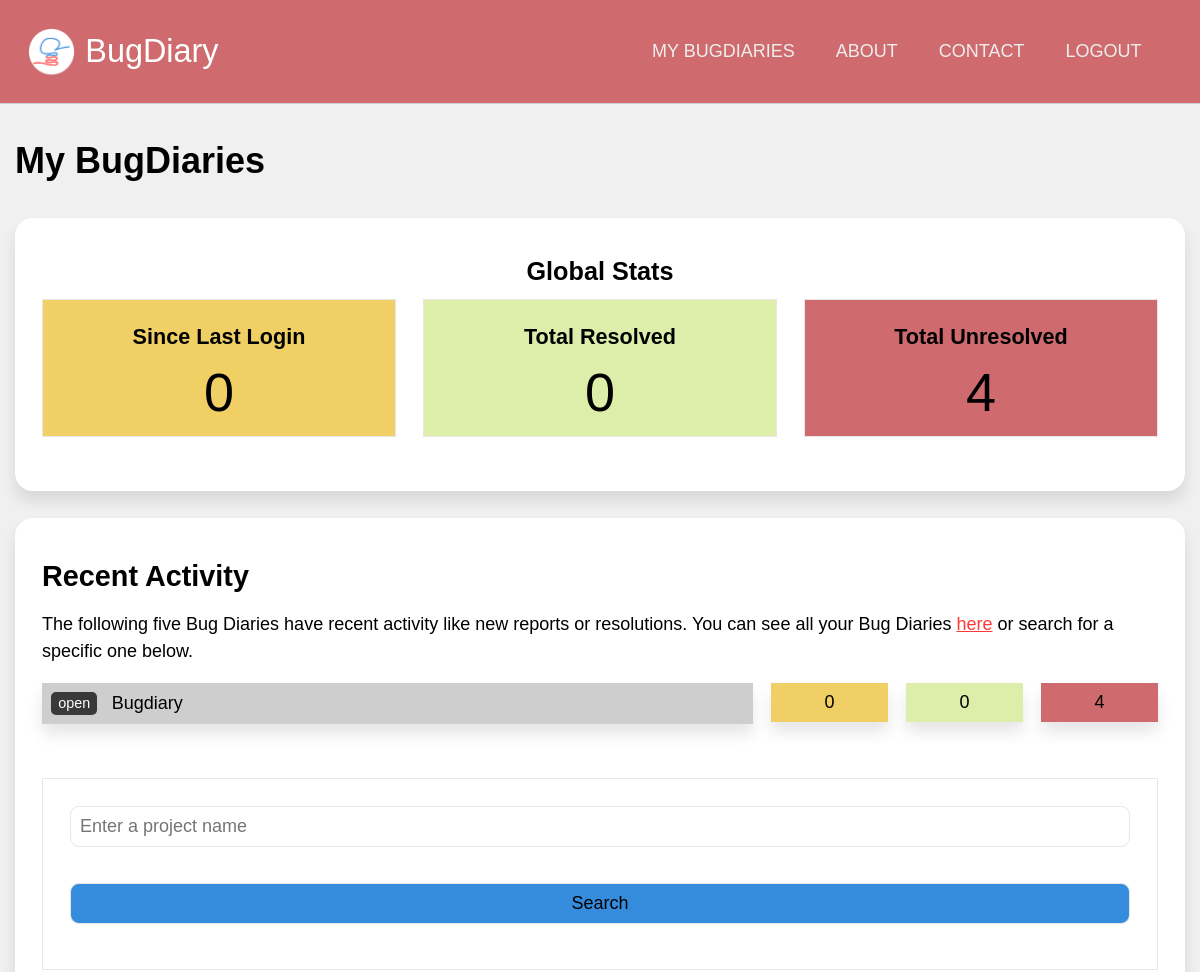
The page /users/dashboard (signed in, upper part) on the database as committed earlier.
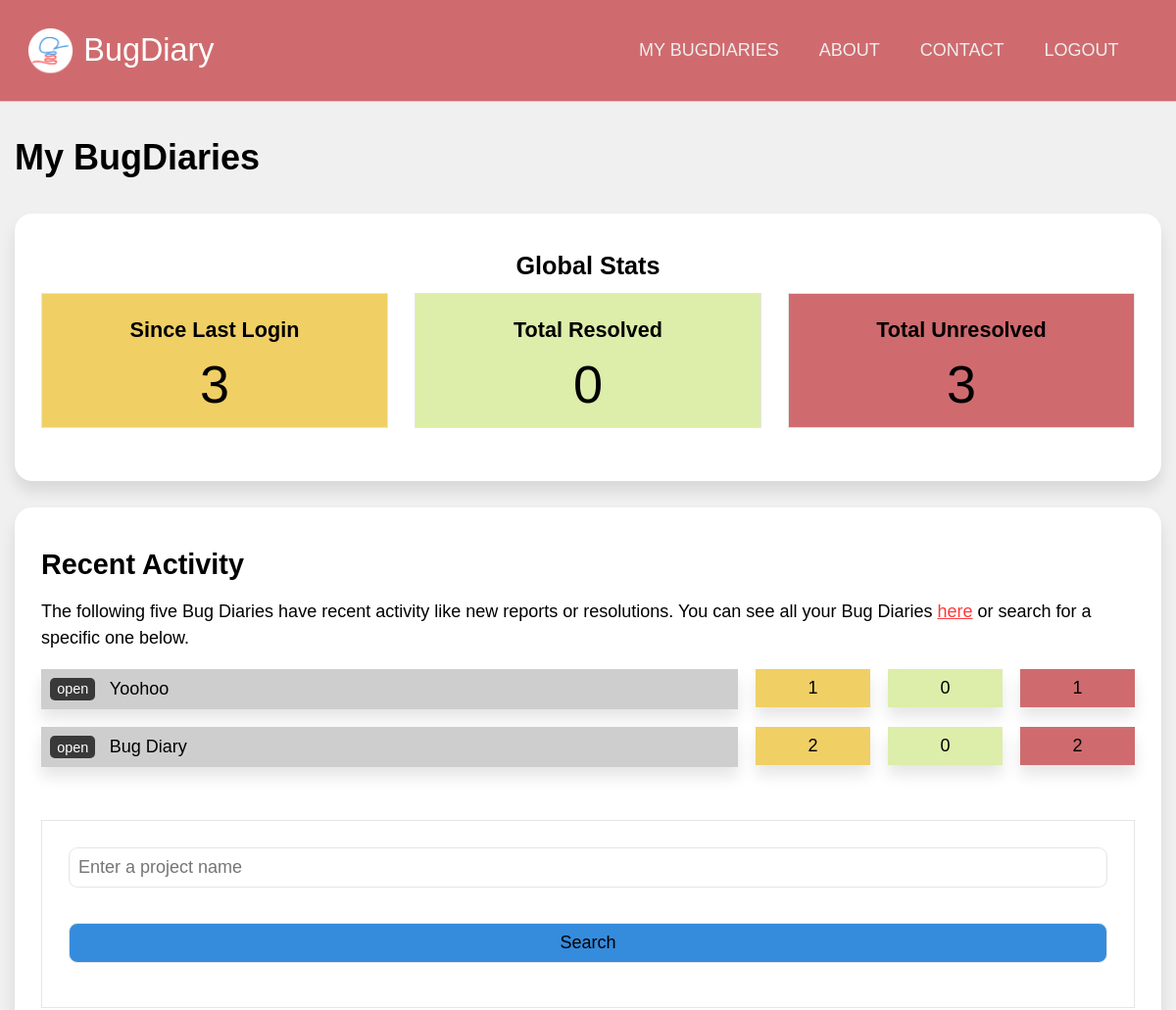
The same page on the database as committed later.
### application/models.py (models this page shows, shortened)
class Projects(db.Model):
    id  = db.Column(db.Integer, primary_key = True, nullable = False)
    url = db.Column(db.String(22), index = True, unique = True, nullable = False)
    name = db.Column(db.String(100), nullable = False)
    description = db.Column(db.Text, nullable = False)
    creation_date = db.Column(db.DateTime, index = True, nullable = False)
    expiry_date = db.Column(db.DateTime, index = True, nullable = False)
    status = db.Column(db.String(10), nullable = False)
    access_code = db.Column(db.String(50), nullable = True)
    last_activity = db.Column(db.DateTime(), default = dt.datetime.now())
    owner = db.Column(db.Integer, db.ForeignKey('users.id')) #linked
    bugs = db.relationship('Bugs', backref = 'containing_project', cascade = "all,delete")
    locations = db.relationship('Project_bug_locations', backref = 'locations_in', cascade = "all,delete")
    types = db.relationship('Project_bug_types', backref = 'types_in', cascade = "all,delete")
    settings = db.relationship('Project_settings', backref = 'settings_for', cascade = "all,delete", uselist = False)
    blog_posts = db.relationship('Blog_posts', backref= 'post_target', cascade = "all,delete")

### application/users/views.py (the view)
@users.route('/dashboard')
@login_required
def dashboard():
    since_last_login = Bugs.query.filter(Bugs.containing_project.has(Projects.id.in_([ proj.id for proj in current_user.owned_projects]))).filter_by(status = "PENDING").filter(Bugs.report_date > current_user.last_login).count()
    resolved = Bugs.query.filter(Bugs.containing_project.has(Projects.id.in_([ proj.id for proj in current_user.owned_projects]))).filter_by(status = "RESOLVED").count()
    unresolved = Bugs.query.filter(Bugs.containing_project.has(Projects.id.in_([ proj.id for proj in current_user.owned_projects]))).filter_by(status = "PENDING").count()
    project_list = current_user.collab_projects
    project_summaries = []
    for project in project_list:
        project_summaries.append({'name': project.name, 'description': project.description, 'url': project.url, 'last_activity': project.last_activity,
        'since_last_login': Bugs.query.filter_by(project = project.id).filter_by(status = "PENDING").filter(Bugs.report_date > current_user.last_login).count(),
        'resolved': Bugs.query.filter_by(project = project.id).filter_by(status = "RESOLVED").count(),
        'unresolved': Bugs.query.filter_by(project = project.id).filter_by(status = "PENDING").count()})
    def get_dates(p):
        return p['last_activity']
    for project in project_summaries:
        print(project['last_activity'])
    print('next')
    project_summaries.sort(key=get_dates, reverse=True)
    for project in project_summaries:
        print(project['last_activity'])
    return render_template('user_dash.html', user = current_user, since_last_login = since_last_login, resolved = resolved, unresolved = unresolved, project_summaries = project_summaries[:5])

### application/models.py (called while the page is built)
@login_manager.user_loader
def load_user(user_id):
    return Users.query.get(user_id)

### application/users/templates/users/user_dash.html (shortened to what this page needs)
{% extends 'confined.html' %}
{% import 'macros.html' as macros %}
{% block main %}
<h1>My BugDiaries</h1>
<div class="main-aside">
    <main>
        <div class="bg-white rounded shadowed block text-centered">
            <h3>Global Stats</h3>
            <div class="block-comparison-3">
                <div class="comp1 text-centered lined bg-yellow">
                    <h4>Since Last Login</h4>
                    <span class="bignum">{{ since_last_login }}</span>
                </div>
                <div class="comp2 text-centered lined bg-green">
                    <h4>Total Resolved</h4>
                    <span class="bignum">{{ resolved }}</span>
                </div>
                <div class="comp3 text-centered lined bg-red">
                    <h4>Total Unresolved</h4>
                    <span class="bignum">{{ unresolved }}</span>
                </div>
            </div>
        </div>
        <div class="bg-white rounded shadowed block">
            <h2>Recent Activity</h2>
            <p>
                The following five Bug Diaries have recent activity like new reports or resolutions. You can see all your Bug Diaries <a href="">here</a> or search for a specific one below.
            </p>
            {% for project in project_summaries %}
            <div class="project-summary">
                <div class="name shadowed">
                    <a href="{{ url_for('projects.dashboard', project_url = project['url']) }}">open</a><span onclick="toggleElement('sum-{{loop.index}}')">{{ project['name'] }}</span>
                </div>
                <div class="stats text-centered shadowed bg-yellow">
                    {{ project['since_last_login'] }}
                </div>
                <div class="stats text-centered shadowed bg-green">
                    {{ project['resolved'] }}
                </div>
                <div class="stats text-centered shadowed bg-red">
                    {{ project['unresolved'] }}
                </div>
            </div>
            {% endfor %}
            <div class="spacer-small"></div>
            {{ macros.search(current_user.collab_projects) }}
        </div>
    </main>
</div>
{% endblock %}

### application/templates/confined.html (shortened to what this page needs)
{% extends "base.html" %}
{% block templateMain %}
<main class="confined">
  {% block main %}
  {% endblock %}
</main>
{% endblock %}

### application/templates/macros.html (shortened to what this page needs)
{% macro search(suggestions) %}
<form action="{{ url_for('users.search') }}" method="get" class="lined block">
    <input name="search_term" type="text" list="project_names" placeholder="Enter a project name">
    <input type="submit" value="Search" class="button-secondary">
</form>
{% endmacro %}

### application/templates/base.html (shortened to what this page needs)
<!DOCTYPE html>
{% set version = "0.1.0" %}
<html lang="en" dir="ltr">
  <head>
    <link rel="stylesheet" href="{{ url_for('static', filename='css/unilay5.css') }}?v={{version}}">
    <link rel="stylesheet" href="{{ url_for('static', filename='css/custom.css') }}?v={{version}}">
  </head>
  <body class="unilay5">
    <header>
        <div id="logo"><a href="{{ url_for('core.index') }}">
            {% block custom_logo %}BugDiary{% endblock %}
        </a></div>
        <nav id="navigation">
          {% block custom_nav %}
          <a href="{{ url_for('users.dashboard') }}">MY BUGDIARIES</a>
          <a href="">ABOUT</a>
          <a href="">CONTACT</a>
          {% if current_user.is_authenticated %}
          <a href="{{ url_for('users.logout') }}">LOGOUT</a>
          {% endif %}
          {% endblock %}
        </nav>
    </header>
      {% block templateMain %}{% endblock %}
  </body>
</html>

### application/static/css/unilay5.css (style rules this page uses)
body { font-size: 18px; font-family: sans-serif; color: #000; margin: 0; padding: 0; background-color: #f0f0f0; }
header { background-color: #cf6b6e; border-bottom: 1px solid #d0d0d0; padding: 1.5em; display: grid; text-align: center; grid-template-areas: "logo nav"; }
header #logo { padding-left: 1.8em; line-height: 1.5em; grid-area: logo; background-image: url("../images/logo-small.png"); background-repeat: no-repeat; background-size: contain; text-align: left; font-size: 1.8em; }
header #logo a:link, header #logo a:visited { color: #fff; text-decoration: none; }
header nav, header #navigation { grid-area: nav; padding: 0.75em; text-align: right; z-index: 10; }
header nav a, header #navigation a { text-transform: uppercase; display: inline-block; color: #eeeeee; text-decoration: none; padding: 0 1em; font-family: "Trebuchet MS", Helvetica, sans-serif; }
.confined { max-width: 65em; margin-left: auto; margin-right: auto; }
p { line-height: 150%; }
a:link, a:visited { color: #ff3939; }
h2, h3, h4, h5 { margin: 0.5em 0; }
h1 { color: inherit; font-size: 2em; margin: 1em 0; }
h2 { color: inherit; font-size: 1.6em; }
h3 { color: inherit; font-size: 1.4em; }
h4 { color: inherit; font-size: 1.2em; }
.block { padding: 1.5em; margin-bottom: 1.5em; }
.block-comparison-3 { display: grid; grid-template-areas: "comp1 comp2 comp3"; grid-template-columns: 1fr 1fr 1fr; grid-gap: 1.5em; }
.block-comparison-3 .comp1 { grid-area: comp1; }
.block-comparison-3 .comp2 { grid-area: comp2; }
.block-comparison-3 .comp3 { grid-area: comp3; }
.block-comparison-3 .comp1, .block-comparison-3 .comp2, .block-comparison-3 .comp3 { padding: 0.75em; margin-bottom: 1.5em; }
.aside-main, .main-aside { display: grid; grid-gap: 1.5em; }
.aside-main main, .main-aside main { grid-area: main; }
.main-aside { grid-template-areas: "main aside"; grid-template-columns: auto 400px; }
@media screen and (max-width: 1200px) { .main-aside, .aside-main { grid-template-areas: "main" "aside"; grid-template-columns: auto; grid-template-rows: auto auto; } }
.spacer-small { padding-bottom: 2em; }
.lined { border: 1px solid #e6e6e6; }
.rounded { border-radius: 1em 1em 1em 1em; -moz-border-radius: 1em 1em 1em 1em; -webkit-border-radius: 1em 1em 1em 1em; }
.shadowed { -webkit-box-shadow: 0px 10px 15px 0px rgba(0, 0, 0, 0.1); -moz-box-shadow: 0px 10px 15px 0px rgba(0, 0, 0, 0.1); box-shadow: 0px 10px 15px 0px rgba(0, 0, 0, 0.1); }
.text-centered { text-align: center; }
.bg-white { background-color: #fff; }
.bg-green { background-color: #DDEDAA; }
.bg-red { background-color: #CF6B6E; }
.bg-yellow { background-color: #F0CF65; }
form { font-size: 1em; }
input[type=text], input[type=number], input[type=submit], input[type=password], select, textarea, .button-styled { font-size: 1em; padding: 0.5em; -webkit-appearance: none; -moz-appearance: none; appearance: none; width: 100%; border: 1px solid; font-family: inherit; margin-bottom: 1em; border-color: #e6e6e6; -webkit-box-sizing: border-box; -moz-box-sizing: border-box; box-sizing: border-box; border-radius: 0.5em 0.5em 0.5em 0.5em; -moz-border-radius: 0.5em 0.5em 0.5em 0.5em; -webkit-border-radius: 0.5em 0.5em 0.5em 0.5em; }
input[type=submit] { margin-top: 1em; }
.button-secondary { background-color: #358bdc; color: #000; }

### application/static/css/custom.css (style rules this page uses)
.bignum { font-size: 3em; }
.project-summary, .bugs-table { display: flex; justify-content: space-between; gap: 1em; margin-bottom: 1em; align-items: flex-start; }
.project-summary .name { flex: 7; padding: 0.5em; background-color: #cecece; }
.project-summary .stats { flex: 1; padding: 0.5em; }
.project-summary .name a { display: inline-block; padding: 0.25em 0.5em; margin-right: 1em; background-color: #393939; text-decoration: none; color: #fff; border-radius: 5px; -moz-border-radius: 5px; -webkit-border-radius: 5px; font-size: 0.8em; }

Rows that differ between the two databases and show on the page:
added Projects: name "Yoohoo", since_last_login "1", resolved "0", unresolved "1"
changed Projects: name "Bugdiary" → "Bug Diary"; since_last_login "0" → "2"; unresolved "4" → "2"
Other text that changed with them:
{{ since_last_login }}: "0" → "3"
{{ unresolved }}: "4" → "3"
